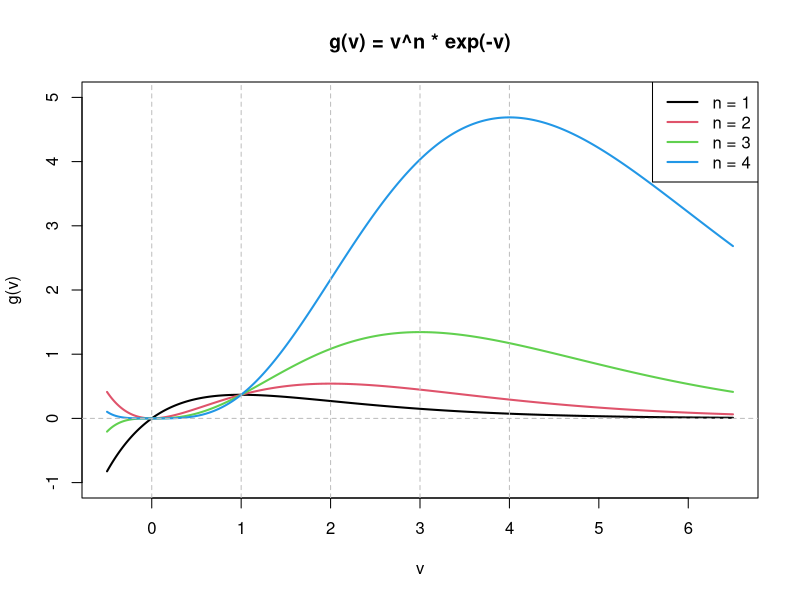

Write the R code that produced this figure.
## ---- chunk 1
# Definir la función
g <- function(v, n) {
  v^n * exp(-v)
}

# Valores de v en el dominio
v <- seq(-0.5, 6.5, length.out = 500)

# Lista de valores de n
n_vals <- c(1, 2, 3, 4)

# Inicializar el gráfico
plot(v, g(v, n_vals[1]), type = "l", lwd = 2,
     col = 1, xlim = c(-0.5, 6.5), ylim = c(-1, 5),
     xlab = "v", ylab = "g(v)",
     main = "g(v) = v^n * exp(-v)")

# Agregar curvas para otros valores de n
for (i in 2:length(n_vals)) {
  lines(v, g(v, n_vals[i]), col = i, lwd = 2)
}

# Línea en cero
abline(h = 0, col = "gray", lty = 2)
abline(v = c(0,1,2,3,4), col = "gray", lty = 2)
# Leyenda
legend("topright", legend = paste("n =", n_vals),
       col = 1:length(n_vals), lwd = 2)

